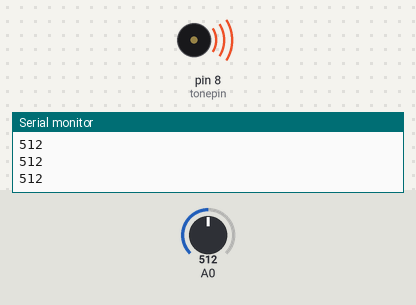
The sketch below on a simulated Arduino Uno, built with avr-gcc and run on an emulated ATmega328P. Shown: buzzer (waves = sounding), the last lines printed to the serial monitor. The inputs (shaded band) are chosen by the test bench; at power-on: A0 = 512.

Above: at 1.2 s.
1.3 s: A0 set to 496
At 1.9 s:
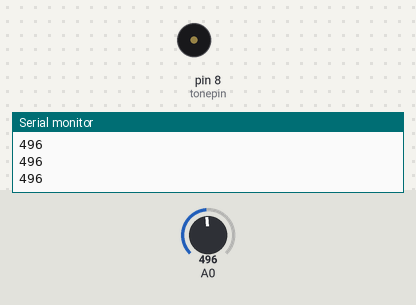
2.8 s: A0 set to 511
At 3.2 s:
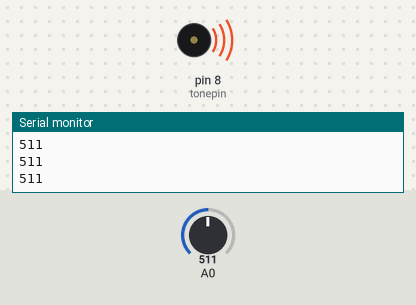
4.3 s: A0 set to 495
At 5.5 s:
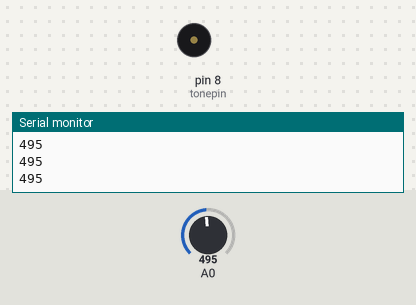
Timing chart, 0 to 7.3 s (numbered marks = the images above; inputs shaded):
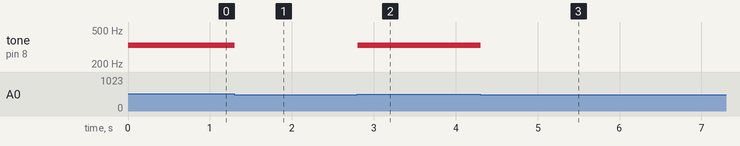

The sketch:

tastiera_libro.ino
```cpp
//questo programma è dal libro dei progetti, E NON FUNZIONA

int buttons[6];

int notes[] = {262, 294, 330, 349};
const int tonepin = 8;

void setup() {
  buttons[0] = 2;
  Serial.begin(9600);
  pinMode(tonepin, OUTPUT);
}

void loop() {
  int val_tastiera = analogRead(A0);
  Serial.println(val_tastiera);

  if(val_tastiera==1023) {
    tone(tonepin, notes[0]);
  } else if(val_tastiera>=990 && val_tastiera<=1010) {
    tone(tonepin, notes[1]);
  } else if(val_tastiera>=505 && val_tastiera<=515) {
    tone(tonepin, notes[2]);
  } else if(val_tastiera>=5 && val_tastiera<=10) {
    tone(tonepin, notes[3]);
  } else {
    noTone(8);
  }
  delay(5);
}
```

Measured:
- the behaviour switches between 505 and 504 on A0 (found by bisection; images 0 and 1)
- after the input at 1.3 s, tone on pin 8 (tonepin): 330 Hz → silent at once
- after the input at 2.8 s, tone on pin 8 (tonepin): silent → 330 Hz at once
- after the input at 4.3 s, tone on pin 8 (tonepin): 330 Hz → silent at once
